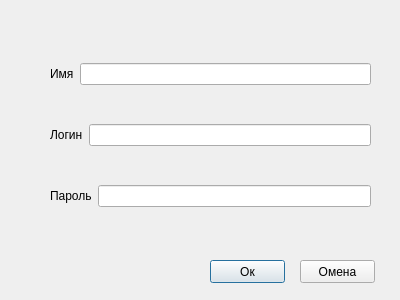
<?xml version="1.0" encoding="UTF-8"?>
<ui version="4.0">
 <class>CreateDisp</class>
 <widget class="QDialog" name="CreateDisp">
  <property name="geometry">
   <rect>
    <x>0</x>
    <y>0</y>
    <width>400</width>
    <height>300</height>
   </rect>
  </property>
  <property name="windowTitle">
   <string>Dialog</string>
  </property>
  <widget class="QPushButton" name="pushButton">
   <property name="geometry">
    <rect>
     <x>210</x>
     <y>260</y>
     <width>75</width>
     <height>23</height>
    </rect>
   </property>
   <property name="text">
    <string>Ок</string>
   </property>
  </widget>
  <widget class="QPushButton" name="pushButton_2">
   <property name="geometry">
    <rect>
     <x>300</x>
     <y>260</y>
     <width>75</width>
     <height>23</height>
    </rect>
   </property>
   <property name="text">
    <string>Омена</string>
   </property>
  </widget>
  <widget class="QWidget" name="layoutWidget">
   <property name="geometry">
    <rect>
     <x>50</x>
     <y>30</y>
     <width>321</width>
     <height>211</height>
    </rect>
   </property>
   <layout class="QVBoxLayout" name="verticalLayout">
    <item>
     <layout class="QHBoxLayout" name="horizontalLayout">
      <item>
       <widget class="QLabel" name="label">
        <property name="text">
         <string>Имя</string>
        </property>
       </widget>
      </item>
      <item>
       <widget class="QLineEdit" name="userName"/>
      </item>
     </layout>
    </item>
    <item>
     <layout class="QHBoxLayout" name="horizontalLayout_2">
      <item>
       <widget class="QLabel" name="label_2">
        <property name="text">
         <string>Логин</string>
        </property>
       </widget>
      </item>
      <item>
       <widget class="QLineEdit" name="Login"/>
      </item>
     </layout>
    </item>
    <item>
     <layout class="QHBoxLayout" name="horizontalLayout_3">
      <item>
       <widget class="QLabel" name="label_3">
        <property name="text">
         <string>Пароль</string>
        </property>
       </widget>
      </item>
      <item>
       <widget class="QLineEdit" name="Password">
        <property name="echoMode">
         <enum>QLineEdit::Password</enum>
        </property>
       </widget>
      </item>
     </layout>
    </item>
   </layout>
  </widget>
 </widget>
 <resources/>
 <connections/>
</ui>
